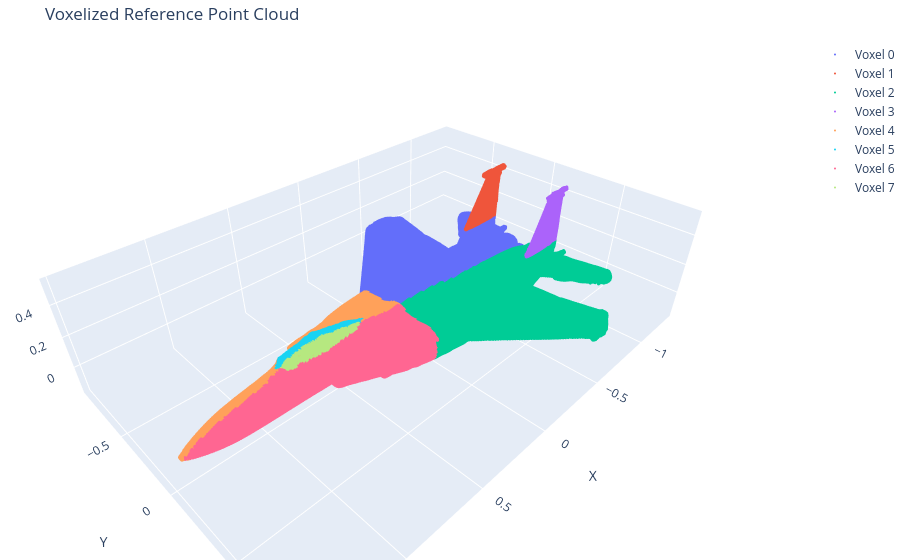
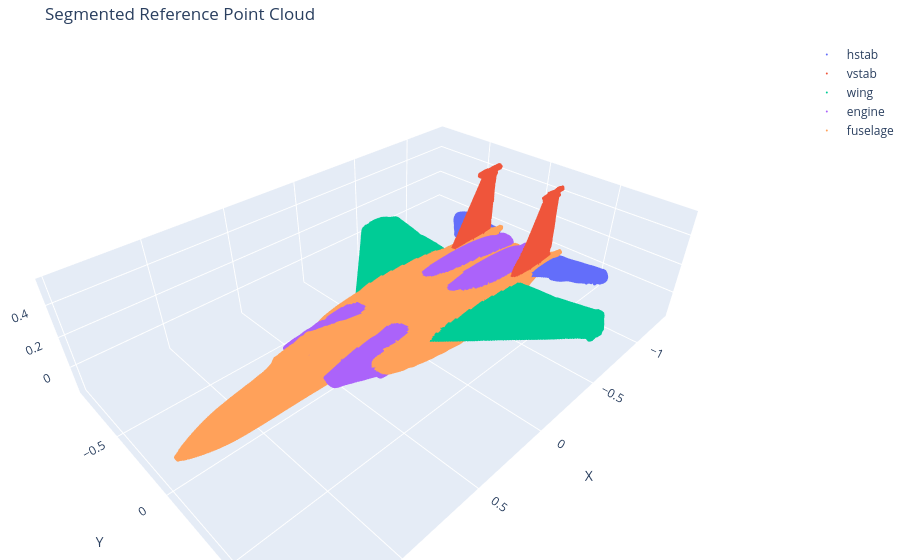
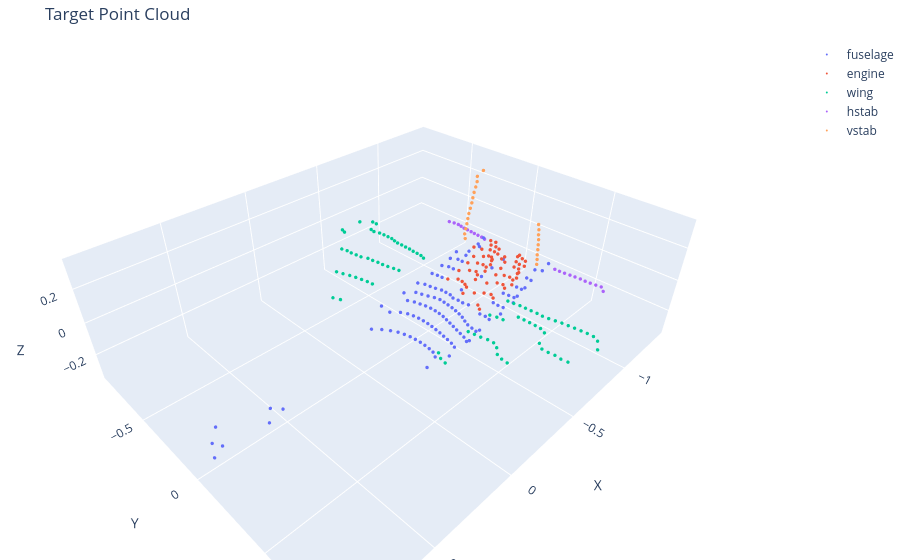

Source (notebook cell) for these figures, in order:
### Markdown cell above
Initialize `Parameters`, which follows the definition of $\vec{p}$ below, as well as the `ReferencePointCloud`, `TargetPointCloud`, and `Optimization`. We assume the value of $\vec{p}$ begins at identity orientation at the sensor origin. After alignment, $-\vec{p} \equiv P_{sensor}^{target}$.

### Code cell
p = Parameters( se3 = np.eye(4) )
ref_pc = SemanticReferencePointCloud( y = np.array( labeled_vertices['points'] ), labels = labeled_vertices['labels'] )
tar_pc = SemanticTargetPointCloud( p, ref_pc.get_voxel )
opt = SemanticOptimization()

ref_pc_pts = ref_pc.get_pc_list()
ref_pc_vox = [f'Voxel {i}' for i in range( len( ref_pc_pts ) )]
mesh.display_point_clouds( ref_pc_pts, ref_pc_vox, "Voxelized Reference Point Cloud" )


ref_pc_pts_labeled, ref_pc_labels_labeled = ref_pc.get_pc_list_by_label()
mesh.display_point_clouds( ref_pc_pts_labeled, ref_pc_labels_labeled, "Segmented Reference Point Cloud" )

point_cloud = 2

### OPTION 2:  IMPORT AN AFTR VIRTUAL LIDAR SAMPLE ###
match( point_cloud ):
    case 1:
        aftr_dict = aftr.from_aftr_frame( 'aftr/f-15_model.txt' )
        aftr_dict = aftr.organize_aftr_frame_by_part( aftr_dict )
        tar_pc_pts = aftr_dict['points']
        tar_pc_lbs = aftr_dict['part_labels']
        for i, pt_set in enumerate( tar_pc_pts ):
            for pt in pt_set:   tar_pc.add( LabeledPoint( pt.reshape(( 3, 1 )), tar_pc_lbs[i], ref_pc.get_voxel( pt.reshape(( 3, 1 )) ) ) )
        mesh.display_point_clouds( tar_pc_pts, tar_pc_lbs, "Target Point Cloud" )

    case 2:
        aftr_dict = aftr.from_aftr_frame( 'aftr/lidar_frame.txt' )

        # Approximate transform to center
        R = mat.get_dcm( -2, -10, 11 )
        aftr_dict['points'] = ( R @ aftr_dict['points'].T + np.array( [-9.529, -2.63, -1.518] ).reshape(( 3, 1 )) ).T

        aftr_dict = aftr.organize_aftr_frame_by_part( aftr_dict )
        tar_pc_pts = aftr_dict['points']
        tar_pc_lbs = aftr_dict['part_labels']
        for i, pt_set in enumerate( tar_pc_pts ):
            for pt in pt_set:   tar_pc.add( LabeledPoint( pt.reshape(( 3, 1 )), tar_pc_lbs[i], ref_pc.get_voxel( pt.reshape(( 3, 1 )) ) ) )
        mesh.display_point_clouds( tar_pc_pts, tar_pc_lbs, "Target Point Cloud" )

### Figure 1 — Plotly figure (JSON) as saved in the notebook; plotly's stock layout.template omitted (floating-point values rounded to 4 significant figures; data arrays with more than 128 entries replaced by an {"elided": "..."} marker saying what was removed)
{"data": [{"marker": {"opacity": 1, "size": 2}, "mode": "markers", "name": "Voxel 0", "type": "scatter3d", "x": {"elided": "24534 float values"}, "y": {"elided": "24534 float values"}, "z": {"elided": "24534 float values"}}, {"marker": {"opacity": 1, "size": 2}, "mode": "markers", "name": "Voxel 1", "type": "scatter3d", "x": {"elided": "2040 float values"}, "y": {"elided": "2040 float values"}, "z": {"elided": "2040 float values"}}, {"marker": {"opacity": 1, "size": 2}, "mode": "markers", "name": "Voxel 2", "type": "scatter3d", "x": {"elided": "24725 float values"}, "y": {"elided": "24725 float values"}, "z": {"elided": "24725 float values"}}, {"marker": {"opacity": 1, "size": 2}, "mode": "markers", "name": "Voxel 3", "type": "scatter3d", "x": {"elided": "2737 float values"}, "y": {"elided": "2737 float values"}, "z": {"elided": "2737 float values"}}, {"marker": {"opacity": 1, "size": 2}, "mode": "markers", "name": "Voxel 4", "type": "scatter3d", "x": {"elided": "9629 float values"}, "y": {"elided": "9629 float values"}, "z": {"elided": "9629 float values"}}, {"marker": {"opacity": 1, "size": 2}, "mode": "markers", "name": "Voxel 5", "type": "scatter3d", "x": {"elided": "657 float values"}, "y": {"elided": "657 float values"}, "z": {"elided": "657 float values"}}, {"marker": {"opacity": 1, "size": 2}, "mode": "markers", "name": "Voxel 6", "type": "scatter3d", "x": {"elided": "9140 float values"}, "y": {"elided": "9140 float values"}, "z": {"elided": "9140 float values"}}, {"marker": {"opacity": 1, "size": 2}, "mode": "markers", "name": "Voxel 7", "type": "scatter3d", "x": {"elided": "410 float values"}, "y": {"elided": "410 float values"}, "z": {"elided": "410 float values"}}], "layout": {"margin": {"b": 0, "l": 0, "r": 0, "t": 40}, "scene": {"aspectmode": "data", "xaxis": {"title": {"text": "X"}}, "yaxis": {"title": {"text": "Y"}}, "zaxis": {"title": {"text": "Z"}}}, "title": {"text": "Voxelized Reference Point Cloud"}}}

### Figure 2 — Plotly figure (JSON) as saved in the notebook; plotly's stock layout.template omitted (floating-point values rounded to 4 significant figures; data arrays with more than 128 entries replaced by an {"elided": "..."} marker saying what was removed)
{"data": [{"marker": {"opacity": 1, "size": 2}, "mode": "markers", "name": "hstab", "type": "scatter3d", "x": {"elided": "4788 float values"}, "y": {"elided": "4788 float values"}, "z": {"elided": "4788 float values"}}, {"marker": {"opacity": 1, "size": 2}, "mode": "markers", "name": "vstab", "type": "scatter3d", "x": {"elided": "7119 float values"}, "y": {"elided": "7119 float values"}, "z": {"elided": "7119 float values"}}, {"marker": {"opacity": 1, "size": 2}, "mode": "markers", "name": "wing", "type": "scatter3d", "x": {"elided": "15095 float values"}, "y": {"elided": "15095 float values"}, "z": {"elided": "15095 float values"}}, {"marker": {"opacity": 1, "size": 2}, "mode": "markers", "name": "engine", "type": "scatter3d", "x": {"elided": "17112 float values"}, "y": {"elided": "17112 float values"}, "z": {"elided": "17112 float values"}}, {"marker": {"opacity": 1, "size": 2}, "mode": "markers", "name": "fuselage", "type": "scatter3d", "x": {"elided": "29758 float values"}, "y": {"elided": "29758 float values"}, "z": {"elided": "29758 float values"}}], "layout": {"margin": {"b": 0, "l": 0, "r": 0, "t": 40}, "scene": {"aspectmode": "data", "xaxis": {"title": {"text": "X"}}, "yaxis": {"title": {"text": "Y"}}, "zaxis": {"title": {"text": "Z"}}}, "title": {"text": "Segmented Reference Point Cloud"}}}

### Figure 3 — Plotly figure (JSON) as saved in the notebook; plotly's stock layout.template omitted (floating-point values rounded to 4 significant figures)
{"data": [{"marker": {"opacity": 1, "size": 2}, "mode": "markers", "name": "fuselage", "type": "scatter3d", "x": [0.913, 0.85, 0.875, 0.629, 0.526, 0.568, 0.826, -0.225, -0.333, -0.357, -0.366, -0.371, -0.373, -0.372, -0.368, -0.359, -0.345, -0.322, -0.29, -0.245, -0.362, -0.45, -0.467, -0.477, -0.486, -0.495, -0.502, -0.508, -0.513, -0.514, -0.513, -0.507, -0.496, -0.473, -0.423, -0.507, -0.53, -0.542, -0.554, -0.567, -0.58, -0.592, -0.603, -0.61, -0.614, -0.614, -0.609, -0.599, -0.588, -0.567, -0.392, -0.483, -0.589, -0.597, -0.605, -0.623, -0.644, -0.659, -0.67, -0.679, -0.685, -0.69, -0.693, -0.684, -0.666, -0.65, -0.637, -0.573, -0.569, -0.707, -0.717, -0.712, -0.74, -0.73, -0.731, -0.727, -0.743, -0.744, -0.745, -0.73, -0.721, -0.713, -0.689, -0.763, -0.838, -0.834, -0.836, -0.8, -0.825, -0.822, -0.812, -0.883, -0.942, -0.937, -0.93, -0.926, -0.923, -0.899, -0.918, -1.014, -1.013, -0.94, -1.006, -1.006, -0.973, -0.991, -1.108, -1.113, -1.038, -1.039, -1.109, -1.028, -1.227, -1.195, -1.148, -1.168, -1.197, -1.291, -1.248], "y": [0.062, 0.021, -0.021, 0.06, 0.02, -0.02, -0.062, 0.241, 0.201, 0.164, 0.128, 0.091, 0.055, 0.018, -0.018, -0.055, -0.091, -0.128, -0.166, -0.203, 0.274, 0.235, 0.199, 0.162, 0.126, 0.09, 0.054, 0.018, -0.018, -0.054, -0.09, -0.126, -0.162, -0.198, -0.236, 0.27, 0.233, 0.197, 0.161, 0.125, 0.089, 0.053, 0.018, -0.018, -0.053, -0.089, -0.125, -0.16, -0.196, -0.232, -0.273, 0.306, 0.267, 0.232, 0.196, 0.16, 0.124, 0.088, 0.053, 0.018, -0.018, -0.053, -0.088, -0.124, -0.159, -0.195, -0.231, -0.268, 0.304, 0.264, 0.229, 0.194, 0.088, 0.053, 0.018, -0.018, -0.053, -0.088, -0.123, -0.158, -0.193, -0.229, -0.265, 0.297, 0.26, 0.226, 0.191, -0.017, -0.191, -0.226, -0.261, 0.294, 0.257, 0.223, 0.189, -0.189, -0.224, -0.259, 0.292, 0.255, 0.221, 0.017, -0.187, -0.221, -0.256, 0.29, 0.253, 0.219, 0.017, -0.187, -0.219, -0.255, 0.249, 0.217, 0.017, -0.184, -0.217, 0.247, -0.216], "z": [-0.223, -0.232, -0.229, -0.224, -0.239, -0.233, -0.195, -0.313, -0.33, -0.333, -0.335, -0.336, -0.336, -0.336, -0.335, -0.334, -0.331, -0.328, -0.323, -0.316, -0.297, -0.311, -0.314, -0.315, -0.317, -0.318, -0.319, -0.32, -0.321, -0.321, -0.321, -0.32, -0.318, -0.315, -0.307, -0.284, -0.288, -0.289, -0.291, -0.293, -0.296, -0.298, -0.299, -0.3, -0.301, -0.301, -0.3, -0.299, -0.297, -0.294, -0.266, -0.244, -0.261, -0.263, -0.264, -0.267, -0.27, -0.273, -0.275, -0.276, -0.277, -0.278, -0.278, -0.277, -0.274, -0.271, -0.269, -0.259, -0.222, -0.245, -0.247, -0.246, -0.251, -0.249, -0.249, -0.249, -0.251, -0.251, -0.252, -0.249, -0.248, -0.246, -0.242, -0.219, -0.232, -0.232, -0.232, -0.226, -0.23, -0.23, -0.228, -0.205, -0.216, -0.215, -0.213, -0.213, -0.212, -0.208, -0.177, -0.194, -0.194, -0.181, -0.193, -0.193, -0.187, -0.156, -0.177, -0.178, -0.164, -0.164, -0.177, -0.162, -0.165, -0.159, -0.151, -0.154, -0.16, -0.144, -0.136]}, {"marker": {"opacity": 1, "size": 2}, "mode": "markers", "name": "engine", "type": "scatter3d", "x": [-0.754, -0.785, -0.882, -0.907, -0.885, -0.836, -0.773, -0.875, -0.89, -0.893, -0.838, -0.991, -1.023, -1.01, -0.953, -0.802, -0.929, -0.991, -1.021, -0.999, -0.938, -1.012, -1.071, -1.087, -1.078, -1.037, -1.019, -1.074, -1.085, -1.073, -1.02, -1.055, -1.112, -1.175, -1.174, -1.082, -1.068, -1.123, -1.167, -1.129, -1.073, -1.071, -1.181, -1.176, -1.191, -1.119, -1.081, -1.182, -1.192, -1.192, -1.15, -1.186, -1.201, -1.2, -1.079, -1.04, -1.19, -1.201, -1.196, -1.068, -1.165, -1.058, -1.195, -1.188], "y": [0.158, 0.122, 0.155, 0.121, 0.086, 0.052, 0.017, -0.052, -0.086, -0.121, -0.156, 0.154, 0.119, 0.085, 0.051, 0.017, -0.017, -0.051, -0.085, -0.119, -0.154, 0.187, 0.152, 0.118, 0.084, 0.051, -0.017, -0.051, -0.084, -0.118, -0.153, 0.186, 0.152, 0.117, 0.084, 0.051, -0.017, -0.05, -0.084, -0.118, -0.152, 0.186, 0.15, 0.117, 0.083, 0.05, -0.017, -0.05, -0.083, -0.117, -0.151, 0.15, 0.117, 0.083, 0.051, -0.017, -0.05, -0.083, -0.117, -0.152, 0.117, 0.085, -0.083, -0.117], "z": [-0.253, -0.258, -0.24, -0.244, -0.24, -0.232, -0.221, -0.239, -0.241, -0.242, -0.232, -0.224, -0.23, -0.228, -0.218, -0.191, -0.213, -0.224, -0.229, -0.226, -0.215, -0.194, -0.204, -0.207, -0.206, -0.198, -0.195, -0.205, -0.207, -0.205, -0.195, -0.167, -0.178, -0.189, -0.189, -0.172, -0.17, -0.18, -0.188, -0.181, -0.171, -0.136, -0.157, -0.156, -0.159, -0.145, -0.138, -0.157, -0.159, -0.159, -0.151, -0.124, -0.127, -0.127, -0.104, -0.096, -0.125, -0.127, -0.126, -0.102, -0.087, -0.066, -0.092, -0.091]}, {"marker": {"opacity": 1, "size": 2}, "mode": "markers", "name": "wing", "type": "scatter3d", "x": [-0.139, -0.149, -0.178, -0.128, -0.107, -0.346, -0.352, -0.367, -0.414, -0.439, -0.437, -0.426, -0.42, -0.414, -0.359, -0.354, -0.344, -0.333, -0.32, -0.302, -0.286, -0.557, -0.552, -0.556, -0.55, -0.55, -0.585, -0.698, -0.718, -0.721, -0.721, -0.72, -0.717, -0.622, -0.616, -0.601, -0.566, -0.558, -0.546, -0.538, -0.534, -0.526, -0.521, -0.499, -0.493, -0.486, -0.485, -0.474, -0.735, -0.812, -0.837, -0.836, -0.832, -0.827, -0.821, -0.814, -0.804, -0.795, -0.787, -0.789, -0.785, -0.783, -0.78, -0.772, -0.766, -0.769, -0.784, -0.786, -0.788, -0.792, -0.793, -0.794, -0.793, -0.8, -0.809, -0.81, -0.808, -0.803, -0.787, -0.795, -0.612, -0.624, -0.838, -0.839, -0.763], "y": [0.43, 0.392, 0.353, -0.318, -0.356, 0.64, 0.603, 0.566, 0.527, 0.489, 0.453, 0.417, 0.381, 0.345, -0.31, -0.347, -0.384, -0.421, -0.458, -0.496, -0.534, 0.841, 0.805, 0.769, 0.734, 0.698, 0.66, 0.617, 0.58, 0.545, 0.51, 0.475, 0.44, 0.409, 0.373, 0.338, -0.304, -0.34, -0.376, -0.412, -0.448, -0.485, -0.521, -0.558, -0.594, -0.631, -0.667, -0.704, 0.895, 0.853, 0.816, 0.781, 0.747, 0.712, 0.678, 0.644, 0.61, 0.575, 0.541, 0.506, 0.471, 0.436, 0.402, 0.367, 0.332, -0.297, -0.332, -0.366, -0.401, -0.436, -0.471, -0.506, -0.541, -0.575, -0.609, -0.644, -0.679, -0.714, -0.75, -0.785, -0.836, -0.87, -0.781, -0.816, -0.857], "z": [-0.113, -0.114, -0.119, -0.111, -0.107, -0.111, -0.113, -0.115, -0.123, -0.128, -0.127, -0.125, -0.124, -0.123, -0.114, -0.113, -0.111, -0.109, -0.107, -0.104, -0.101, -0.112, -0.112, -0.112, -0.111, -0.111, -0.117, -0.138, -0.141, -0.142, -0.142, -0.142, -0.141, -0.124, -0.123, -0.12, -0.114, -0.113, -0.11, -0.109, -0.108, -0.107, -0.106, -0.102, -0.101, -0.1, -0.099, -0.098, -0.109, -0.123, -0.128, -0.127, -0.127, -0.126, -0.125, -0.123, -0.121, -0.12, -0.118, -0.119, -0.118, -0.118, -0.117, -0.116, -0.115, -0.115, -0.118, -0.118, -0.119, -0.119, -0.12, -0.12, -0.12, -0.121, -0.122, -0.123, -0.122, -0.121, -0.118, -0.12, -0.087, -0.089, -0.093, -0.093, -0.079]}, {"marker": {"opacity": 1, "size": 2}, "mode": "markers", "name": "hstab", "type": "scatter3d", "x": [-1.313, -1.356, -1.349, -1.343, -1.34, -1.341, -1.335, -1.331, -1.323, -1.32, -1.318, -1.303, -1.314, -1.316, -1.318, -1.325, -1.327, -1.33, -1.338, -1.347, -1.342, -1.33], "y": [0.609, 0.573, 0.541, 0.508, 0.476, 0.443, 0.41, 0.378, 0.345, 0.312, 0.28, -0.247, -0.28, -0.313, -0.345, -0.378, -0.411, -0.443, -0.476, -0.508, -0.541, -0.575], "z": [-0.182, -0.189, -0.188, -0.187, -0.187, -0.187, -0.185, -0.185, -0.183, -0.183, -0.182, -0.18, -0.182, -0.182, -0.182, -0.184, -0.184, -0.185, -0.186, -0.188, -0.187, -0.185]}, {"marker": {"opacity": 1, "size": 2}, "mode": "markers", "name": "vstab", "type": "scatter3d", "x": [-1.146, -1.062, -1.142, -1.054, -1.136, -1.061, -1.134, -1.068, -1.13, -1.074, -1.126, -1.08, -1.117, -1.089, -1.111, -1.1, -1.1, -1.106, -1.114, -1.126, -1.134, -1.132, -1.185], "y": [0.252, -0.22, 0.252, -0.22, 0.252, -0.22, 0.252, -0.22, 0.252, -0.22, 0.252, -0.22, 0.252, -0.219, 0.253, -0.219, 0.253, -0.219, -0.219, -0.219, -0.218, -0.218, -0.217], "z": [-0.083, -0.067, -0.048, -0.031, -0.014, 0.002, 0.021, 0.034, 0.055, 0.067, 0.09, 0.099, 0.125, 0.131, 0.16, 0.163, 0.197, 0.195, 0.227, 0.258, 0.29, 0.324, 0.345]}], "layout": {"margin": {"b": 0, "l": 0, "r": 0, "t": 40}, "scene": {"aspectmode": "data", "xaxis": {"title": {"text": "X"}}, "yaxis": {"title": {"text": "Y"}}, "zaxis": {"title": {"text": "Z"}}}, "title": {"text": "Target Point Cloud"}}}
